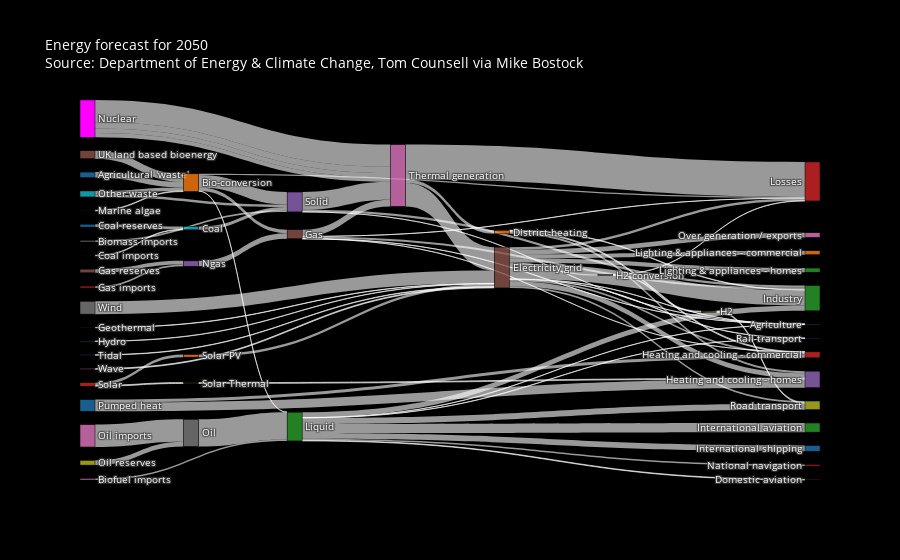

The cell this chart's notebook holds for it:
### Code cell
import urllib, json

url = 'https://raw.githubusercontent.com/plotly/plotly.js/master/test/image/mocks/sankey_energy.json'
response = urllib.request.urlopen(url)
data = json.loads(response.read())

fig = go.Figure(data=[go.Sankey(
    valueformat = ".0f",
    valuesuffix = "TWh",
    node = dict(
      pad = 15,
      thickness = 15,
      line = dict(color = "black", width = 0.5),
      label =  data['data'][0]['node']['label'],
      color =  data['data'][0]['node']['color']
    ),
    link = dict(
      source =  data['data'][0]['link']['source'],
      target =  data['data'][0]['link']['target'],
      value =  data['data'][0]['link']['value'],
      label =  data['data'][0]['link']['label']
  ))])

fig.update_layout(
    hovermode = 'x',
    title="Energy forecast for 2050<br>Source: Department of Energy & Climate Change, Tom Counsell via <a href='https://bost.ocks.org/mike/sankey/'>Mike Bostock</a>",
    font=dict(size = 10, color = 'white'),
    plot_bgcolor='black',
    paper_bgcolor='black'
)

fig.show()

### Figure 1 — Plotly figure (JSON) as saved in the notebook; plotly's stock layout.template omitted (floating-point values rounded to 4 significant figures)
{"data": [{"link": {"label": ["stream 1", "", "", "", "stream 1", "", "", "", "", "", "", "", "", "", "", "", "", "", "", "", "", "", "", "", "", "", "", "", "", "", "stream 1", "", "", "", "", "", "", "", "", "", "", "", "", "", "", "", "Old generation plant (made-up)", "New generation plant (made-up)", "", "", "", "", "", "", "", "", "", "", "", "", "", "", "", "", "", "", "", "", "", "", ""], "source": [0, 1, 1, 1, 1, 6, 7, 8, 10, 9, 11, 11, 11, 15, 15, 15, 15, 15, 15, 15, 15, 15, 15, 15, 23, 25, 5, 5, 5, 5, 5, 27, 17, 17, 28, 29, 2, 2, 2, 2, 2, 2, 2, 2, 34, 24, 35, 35, 36, 38, 37, 39, 39, 40, 40, 41, 42, 43, 43, 4, 4, 4, 26, 26, 26, 44, 45, 46, 47, 35, 35], "target": [1, 2, 3, 4, 5, 2, 4, 9, 9, 4, 12, 13, 14, 16, 14, 17, 12, 18, 19, 13, 3, 20, 21, 22, 24, 24, 13, 3, 26, 19, 12, 15, 28, 3, 18, 15, 12, 30, 18, 31, 32, 19, 33, 20, 1, 5, 26, 26, 37, 37, 2, 4, 1, 14, 13, 15, 14, 42, 41, 19, 26, 12, 15, 3, 11, 15, 1, 15, 15, 26, 26], "value": [124.7, 0.597, 26.86, 280.3, 81.14, 35, 35, 11.61, 63.97, 75.57, 10.64, 22.5, 46.18, 104.5, 113.7, 27.14, 342.2, 37.8, 4.412, 40.86, 56.69, 7.863, 90.01, 93.49, 40.72, 82.23, 0.129, 1.401, 151.9, 2.096, 48.58, 7.013, 20.9, 6.242, 20.9, 6.995, 121.1, 128.7, 135.8, 14.46, 206.3, 3.64, 33.22, 4.413, 14.38, 123.0, 500, 140.0, 504.3, 107.7, 612.0, 56.59, 77.81, 193.0, 70.67, 59.9, 19.26, 19.26, 59.9, 0.882, 400.1, 46.48, 525.5, 787.1, 79.33, 9.452, 182.0, 19.01, 289.4, 100, 100]}, "node": {"color": ["rgba(31, 119, 180, 0.8)", "rgba(255, 127, 14, 0.8)", "rgba(44, 160, 44, 0.8)", "rgba(214, 39, 40, 0.8)", "rgba(148, 103, 189, 0.8)", "rgba(140, 86, 75, 0.8)", "rgba(227, 119, 194, 0.8)", "rgba(127, 127, 127, 0.8)", "rgba(188, 189, 34, 0.8)", "rgba(23, 190, 207, 0.8)", "rgba(31, 119, 180, 0.8)", "rgba(255, 127, 14, 0.8)", "rgba(44, 160, 44, 0.8)", "rgba(214, 39, 40, 0.8)", "rgba(148, 103, 189, 0.8)", "rgba(140, 86, 75, 0.8)", "rgba(227, 119, 194, 0.8)", "rgba(127, 127, 127, 0.8)", "rgba(188, 189, 34, 0.8)", "rgba(23, 190, 207, 0.8)", "rgba(31, 119, 180, 0.8)", "rgba(255, 127, 14, 0.8)", "rgba(44, 160, 44, 0.8)", "rgba(214, 39, 40, 0.8)", "rgba(148, 103, 189, 0.8)", "rgba(140, 86, 75, 0.8)", "rgba(227, 119, 194, 0.8)", "rgba(127, 127, 127, 0.8)", "rgba(188, 189, 34, 0.8)", "rgba(23, 190, 207, 0.8)", "rgba(31, 119, 180, 0.8)", "rgba(255, 127, 14, 0.8)", "rgba(44, 160, 44, 0.8)", "rgba(214, 39, 40, 0.8)", "rgba(148, 103, 189, 0.8)", "magenta", "rgba(227, 119, 194, 0.8)", "rgba(127, 127, 127, 0.8)", "rgba(188, 189, 34, 0.8)", "rgba(23, 190, 207, 0.8)", "rgba(31, 119, 180, 0.8)", "rgba(255, 127, 14, 0.8)", "rgba(44, 160, 44, 0.8)", "rgba(214, 39, 40, 0.8)", "rgba(148, 103, 189, 0.8)", "rgba(140, 86, 75, 0.8)", "rgba(227, 119, 194, 0.8)", "rgba(127, 127, 127, 0.8)"], "label": ["Agricultural 'waste'", "Bio-conversion", "Liquid", "Losses", "Solid", "Gas", "Biofuel imports", "Biomass imports", "Coal imports", "Coal", "Coal reserves", "District heating", "Industry", "Heating and cooling - commercial", "Heating and cooling - homes", "Electricity grid", "Over generation / exports", "H2 conversion", "Road transport", "Agriculture", "Rail transport", "Lighting & appliances - commercial", "Lighting & appliances - homes", "Gas imports", "Ngas", "Gas reserves", "Thermal generation", "Geothermal", "H2", "Hydro", "International shipping", "Domestic aviation", "International aviation", "National navigation", "Marine algae", "Nuclear", "Oil imports", "Oil", "Oil reserves", "Other waste", "Pumped heat", "Solar PV", "Solar Thermal", "Solar", "Tidal", "UK land based bioenergy", "Wave", "Wind"], "line": {"color": "black", "width": 0.5}, "pad": 15, "thickness": 15}, "type": "sankey", "valueformat": ".0f", "valuesuffix": "TWh"}], "layout": {"autosize": true, "font": {"color": "white", "size": 10}, "hovermode": "x", "paper_bgcolor": "black", "plot_bgcolor": "black", "title": {"text": "Energy forecast for 2050<br>Source: Department of Energy & Climate Change, Tom Counsell via <a href='https://bost.ocks.org/mike/sankey/'>Mike Bostock</a>"}}}
